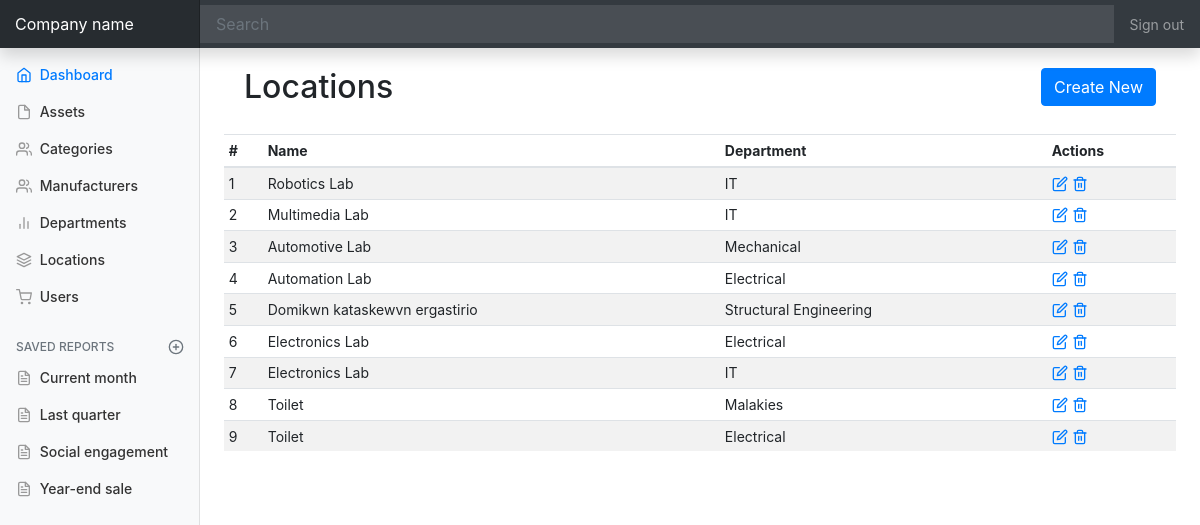
/locations, run on the app's committed database.
### app/models.py (models this page shows, shortened)
class Location(db.Model):
	id = db.Column(db.Integer, primary_key=True)
	name = db.Column(db.String(64))
	department_id = db.Column(db.Integer, db.ForeignKey('department.id'))
	assets = db.relationship('Asset', backref="location")

class Department(db.Model):
	id = db.Column(db.Integer, primary_key=True)
	name = db.Column(db.String(64), unique=True)
	locations = db.relationship('Location', backref="department")

### app/routes.py (the view)
@app.route('/locations')
def locations():
	locations = Location.query.all()
	return render_template('locations.html', title='Locations', locations=locations)

### app/templates/locations.html
{% extends "base.html" %}
{% block content %}
<section style="padding: 20px;">
  <h2 style="display:inline-flex;">Locations</h2>
  <a class="btn btn-primary float-right" href="locations/create">Create New</a>
</section>
<div class="table-responsive">
  <table class="table table-striped table-sm">
    <thead>
      <tr>
        <th>#</th>
        <th>Name</th>
        <th>Department</th>
        <th>Actions</th>
      </tr>
    </thead>
    <tbody>
    	{% for location in locations %}
      <tr>
        <td>{{ location.id }}</td>
        <td>{{ location.name }}</td>
        <td>{{ location.department.name }}</td>
        <td>
          <a href="#"><span data-feather="edit"></span></a>
          <a href="#"><span data-feather="trash-2"></span></a>
        </td>
      </tr>
      {% endfor %}
    </tbody>
  </table>
</div>
{% endblock %}

### app/static/dashboard.css (style rules this page uses)
body { font-size: .875rem; }
.feather { width: 16px; height: 16px; vertical-align: text-bottom; }

### data on the page
Location: id "1", name "Robotics Lab", department.name "IT"
Location: id "2", name "Multimedia Lab", department.name "IT"
Location: id "3", name "Automotive Lab", department.name "Mechanical"
Location: id "4", name "Automation Lab", department.name "Electrical"
Location: id "5", name "Domikwn kataskewvn ergastirio", department.name "Structural Engineering"
Location: id "6", name "Electronics Lab", department.name "Electrical"
Location: id "7", name "Electronics Lab", department.name "IT"
Location: id "8", name "Toilet", department.name "Malakies"
Location: id "9", name "Toilet", department.name "Electrical"
